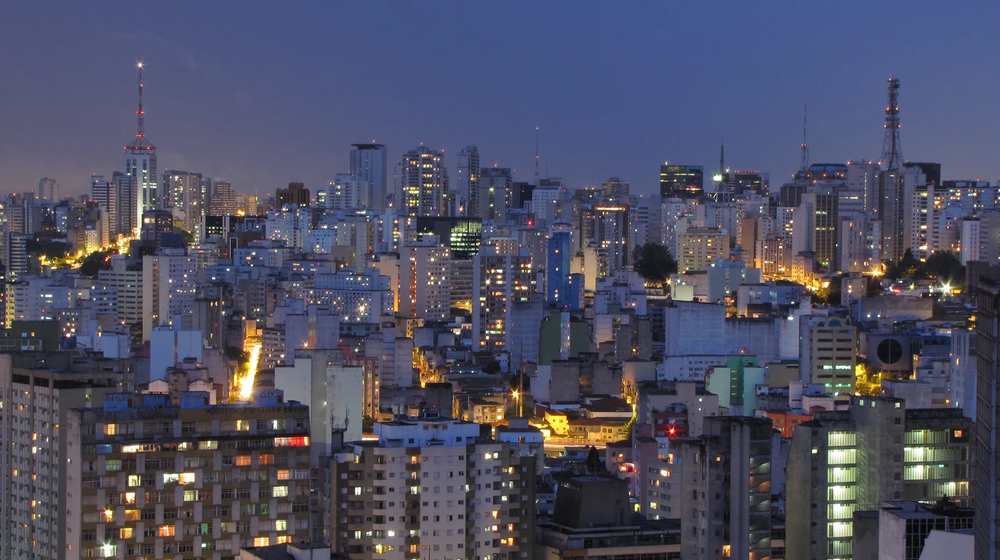
#> input picture sao-paulo.png, 1000 x 560 px, shrunk from 1440 x 807 before the run
$ python main.py
#> lines starting #> are read from the running program, lines starting #| are printed output that depends on the picture
# ------------------------------------------- Imports -------------------------------------------
import matplotlib
import numpy as np
import matplotlib.pyplot as plt
from PIL import Image

# ------------------------------------------- Open The Colored Image -------------------------------------------
colored_img = Image.open("sao-paulo.png")
#> colored_img is the input picture: PIL image 1000x560 RGB; mean R, G, B 77.8, 78.7, 98.8
colored_img_array = np.array(colored_img)
grey_vals = np.array([0.2126/255, 0.7152/255, 0.0722/255])

# ------------------------------------------- Convert to Black and White Image -------------------------------------------
gray_img_array = colored_img_array @ grey_vals # Multiply the colored array to get the gray array tuple values
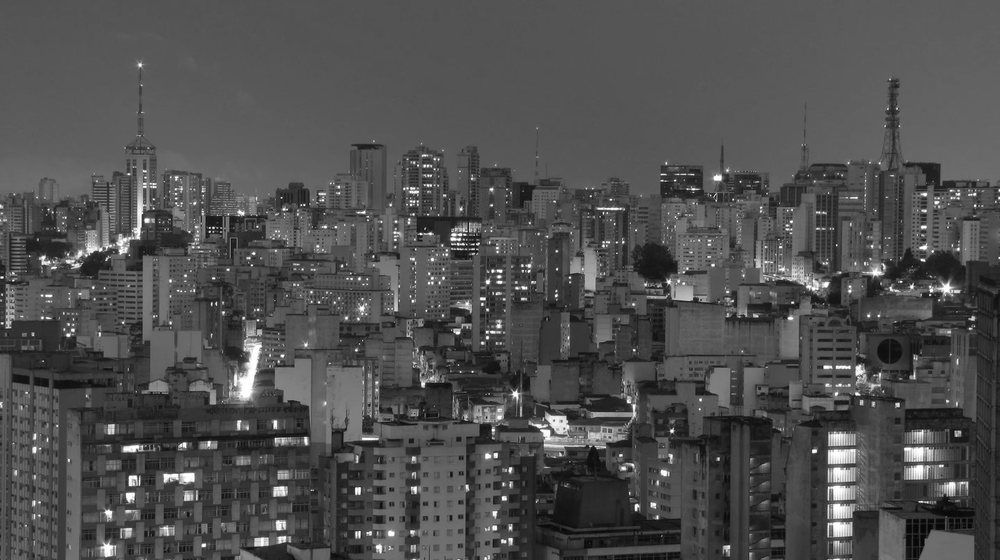
#> gray_img_array: shape (560, 1000) float64; min 0.0169, max 1, mean 0.314

# ------------------------------------------- Display the Black and White Image -------------------------------------------
plt.imshow(gray_img_array, cmap='gray')
plt.savefig('gray.jpg') # Save the image
plt.show()
